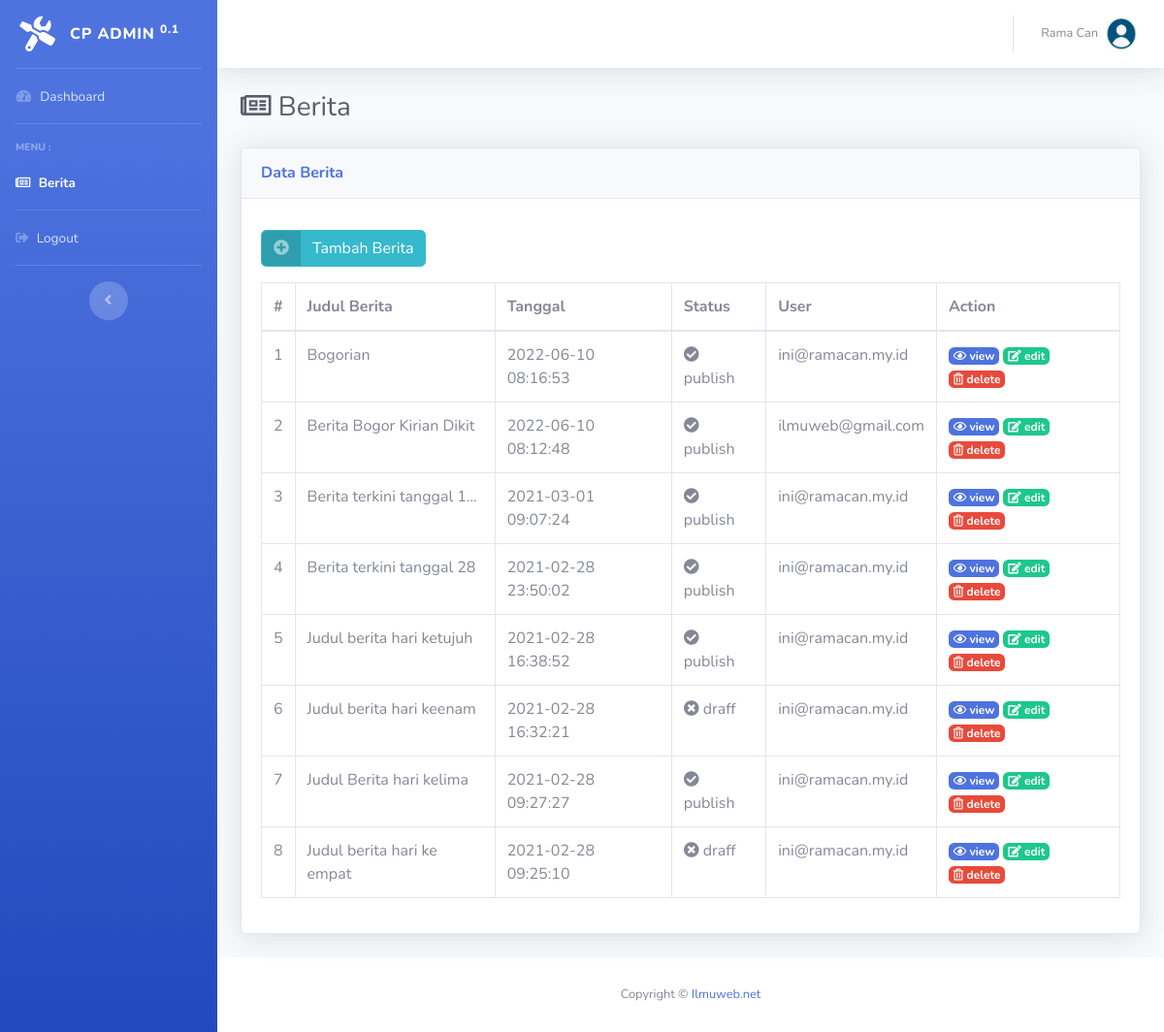
The page /index.php/berita on the database its author committed.
### tables this page shows
CREATE TABLE `berita` (
  `id` int NOT NULL,
  `judul` varchar(255) NOT NULL,
  `isi` varchar(3000) NOT NULL,
  `kategori` varchar(255) NOT NULL,
  `tanggal` datetime NOT NULL,
  `status` varchar(255) NOT NULL,
  `user` varchar(255) NOT NULL,
  `gambar` varchar(255) NOT NULL
);

### application/controllers/Berita.php (called while the page is built, shortened)
<?php
class Berita extends CI_Controller {
    public function __construct()
    {
        $this->load->model('Berita_model','berita');
    }
    public function index()
    {
          $data['title'] = 'Berita';
          $data['berita'] = $this->berita->getAllBerita();
          $this->load->view('templates/header', $data);
          $this->load->view('templates/sidebar', $data);
          $this->load->view('templates/topbar', $data);
          $this->load->view('berita/index', $data);
          $this->load->view('templates/footer');
      }
}

### index.php (called while the page is built, shortened)
<?php
require_once BASEPATH.'core/CodeIgniter.php';

### application/models/Berita_model.php (called while the page is built, shortened)
<?php
class Berita_model extends CI_Model
{
    public function getAllBerita()
    {
        $this->db->order_by('id', 'desc');
        return  $this->db->get('berita')->result_array();
    }
}

### application/views/berita/index.php (the view, shortened to what this page needs)
<div class="container-fluid">
    <h1 class="h3 mb-4 text-gray-800"><i class="far fa-newspaper"></i> <?= $title; ?></h1>
    <div class="card shadow mb-4">
                <div class="card-header py-3">
                    <h6 class="m-0 font-weight-bold text-primary">Data Berita</h6>
                </div>
                <div class="card-body">
                <a href="<?= base_url('berita/tambah');?>" class="btn btn-info btn-icon-split mb-3 mt-1">
                      <span class="icon text-white-50">
                      <i class="fas fa-plus-circle"></i>
                      </span>
                      <span class="text">Tambah Berita</span>
                </a>
                    <div class="table-responsive">
                        <table class="table table-bordered table-hover" id="dataTable" width="100%" cellspacing="0">
                            <thead>
                                <tr>
                                    <th>#</th>
                                    <th>Judul Berita</th>
                                    <th>Tanggal</th>
                                    <th>Status</th>
                                    <th>User</th>
                                    <th>Action</th>
                                </tr>
                            </thead>
                            <tbody>
                                <?php $i=1; ?>
                                <?php foreach($berita as $brt) : ?>
                                <tr>
                                    <td><?= $i++; ?></td>
                                    <td><?= character_limiter($brt['judul'],25 );  ?></td>
                                    <td><?= $brt['tanggal']; ?></td>
                                    <td>
                                        <?php $cek = 'draff' ?>
                                        <?php if($brt['status'] == $cek ) : ?>
                                            <i class="fas fa-times-circle"></i>
                                            draff
                                       <?php else: ?>
                                        <i class="fas fa-check-circle"></i>
                                            publish
                                        <?php endif; ?>
                                    </td>
                                    <td><?= $brt['user']; ?></td>
                                    <td>
                                    <a href="<?= base_url('berita/view/'); ?><?= $brt['id'];?>" class="badge badge-primary">
                                    <i class="far fa-eye"></i>
                                        view</a>
                                    <a href="<?= base_url('berita/edit/'); ?><?= $brt['id'];?>" class="badge badge-success">
                                        <i class="fas fa-edit"></i>
                                        edit</a>
                                    <a href="<?= base_url('berita/delete/'); ?><?= $brt['id'];?>/<?= $brt['gambar'];?>" class="badge badge-danger" onclick="return confirm('Apakah Anda Yakin Akan Menghapus Data Berita?');">
                                        <i class="far fa-trash-alt"></i>
                                        delete</a>
                                    </td>
                                </tr>
                                <?php endforeach; ?>
                            </tbody>
                        </table>
                    </div>
                </div>
            </div>
</div>
</div>

### application/views/templates/header.php (shortened to what this page needs)
<!DOCTYPE html>
<html lang="en">
<head>
  <link href="<?= base_url('assets/'); ?>vendor/fontawesome-free/css/all.min.css" rel="stylesheet" type="text/css">
  <link href="<?= base_url('assets/'); ?>css/sb-admin-2.min.css" rel="stylesheet">
</head>
<body id="page-top">
  <div id="wrapper">

### application/views/templates/sidebar.php
 <ul class="navbar-nav bg-gradient-primary sidebar sidebar-dark accordion" id="accordionSidebar">
<a class="sidebar-brand d-flex align-items-center justify-content-center" href="#">
  <div class="sidebar-brand-icon rotate-n-15">
  <i class="fas fa-tools"></i>
  </div>
  <div class="sidebar-brand-text mx-3">CP Admin <sup>0.1</sup></div>
</a>
<hr class="sidebar-divider my-0">
<?php if($title == 'Dashboard' ): ?>
    <li class="nav-item active">
  <?php else : ?>
    <li class="nav-item">
<?php endif; ?>
  <a class="nav-link" href="<?= base_url('dashboard'); ?>">
    <i class="fas fa-fw fa-tachometer-alt"></i>
    <span>Dashboard</span></a>
</li>
<hr class="sidebar-divider">
<div class="sidebar-heading">
  Menu :
</div>
<?php if($title == 'Berita'): ?>
  <li class="nav-item active">
    <?php else: ?>
  <li class="nav-item">
<?php endif; ?>
  <a class="nav-link" href="<?= base_url('berita');?>">
  <i class="far fa-newspaper"></i>
    <span>Berita</span></a>
</li>
<hr class="sidebar-divider my-0">
<li class="nav-item">
  <a class="nav-link" href="#">
  <i class="fas fa-sign-out-alt"></i>
    <span>Logout</span></a>
</li>
<hr class="sidebar-divider d-none d-md-block">
<div class="text-center d-none d-md-inline">
  <button class="rounded-circle border-0" id="sidebarToggle"></button>
</div>
</ul>

### application/views/templates/topbar.php (shortened to what this page needs)
<div id="content-wrapper" class="d-flex flex-column">
<div id="content">
  <nav class="navbar navbar-expand navbar-light bg-white topbar mb-4 static-top shadow">
    <ul class="navbar-nav ml-auto">
      <li class="nav-item dropdown no-arrow">
        <a class="nav-link dropdown-toggle" href="#" id="userDropdown" role="button" data-toggle="dropdown" aria-haspopup="true" aria-expanded="false">
          <span class="mr-2 d-none d-lg-inline text-gray-600 small">Rama Can</span>
          <img class="img-profile rounded-circle" src="<?= base_url('./assets/img/profile/user.png');?>">
        </a>
      </li>
    </ul>
  </nav>

### application/views/templates/footer.php (shortened to what this page needs)
 <footer class="sticky-footer bg-white">
        <div class="container my-auto">
          <div class="copyright text-center my-auto">
            <span>Copyright &copy; <a href="http://ilmuweb.net" target="_blank" rel="noopener noreferrer">Ilmuweb.net</a></span>
          </div>
        </div>
      </footer>
    </div>
  </div>
</body>
</html>

### rows shown on the page
berita: judul "Bogorian", tanggal "2022-06-10 08:16:53", status "publish" (drawn), user "ini@ramacan.my.id"
berita: judul "Berita Bogor Kirian Dikit", tanggal "2022-06-10 08:12:48", status "publish" (drawn), user "ilmuweb@gmail.com"
berita: judul "Berita terkini tanggal 1…", tanggal "2021-03-01 09:07:24", status "publish" (drawn), user "ini@ramacan.my.id"
berita: judul "Berita terkini tanggal 28", tanggal "2021-02-28 23:50:02", status "publish" (drawn), user "ini@ramacan.my.id"
berita: judul "Judul berita hari ketujuh", tanggal "2021-02-28 16:38:52", status "publish" (drawn), user "ini@ramacan.my.id"
berita: judul "Judul berita hari keenam", tanggal "2021-02-28 16:32:21", status "draff" (drawn), user "ini@ramacan.my.id"
berita: judul "Judul Berita hari kelima", tanggal "2021-02-28 09:27:27", status "publish" (drawn), user "ini@ramacan.my.id"
berita: judul "Judul berita hari ke empat", tanggal "2021-02-28 09:25:10", status "draff" (drawn), user "ini@ramacan.my.id"

### other values the page prints
$title "Berita"
